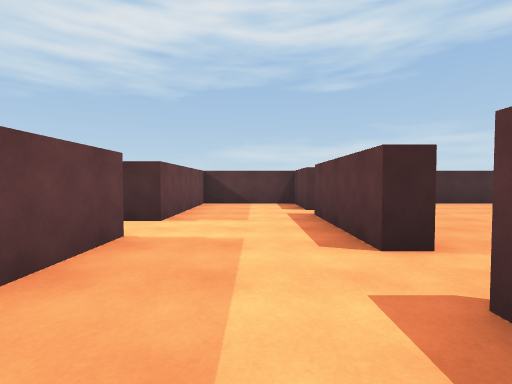
view 1 (above)

22 first-person views from a walk through a 3-D level made in the Unity game engine. The camera is 1.3 m above the floor, tilts 2° down and sees 85° across. The floor is counted in squares, 2 m on a side. Each view is taken from the middle of a square. On the plan, view 1 faces up. The plan holds only what a view shows up to about 9 squares ahead; the rest is blank. The place goes on beyond the plan. Some animated figures are left out.

view 2
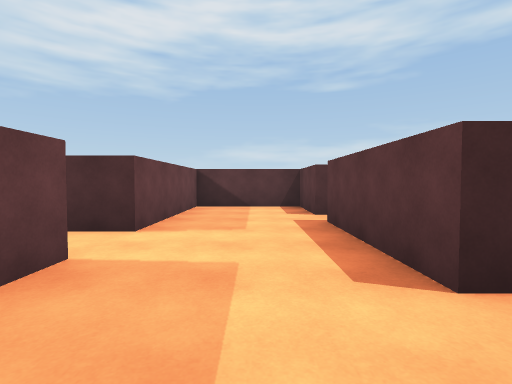

view 3
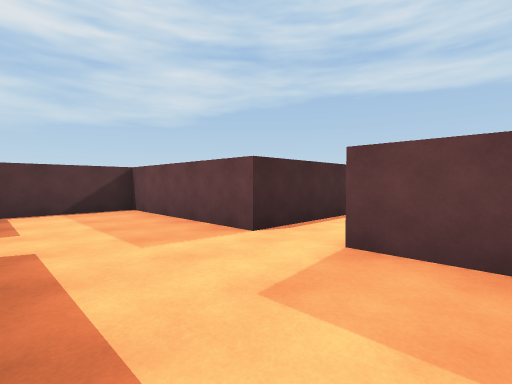

view 4
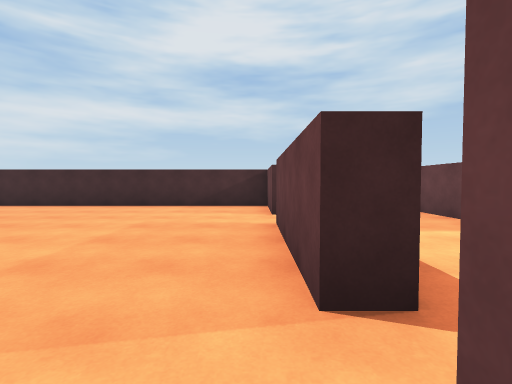

view 5
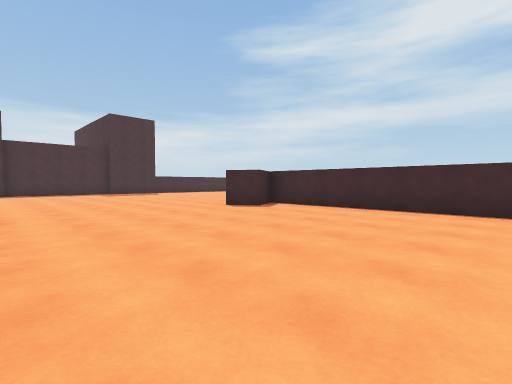

view 6
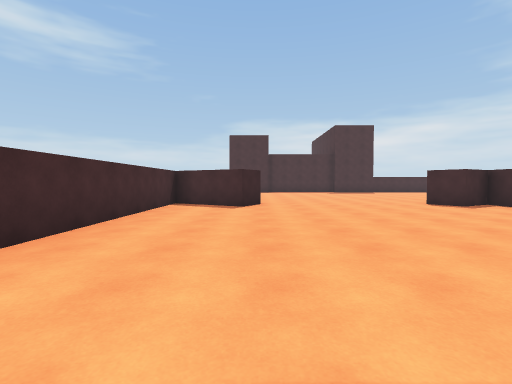

view 7
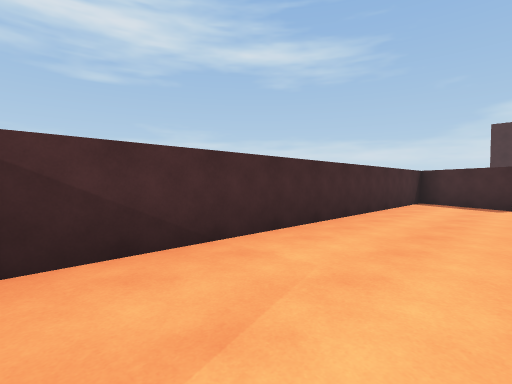

view 8
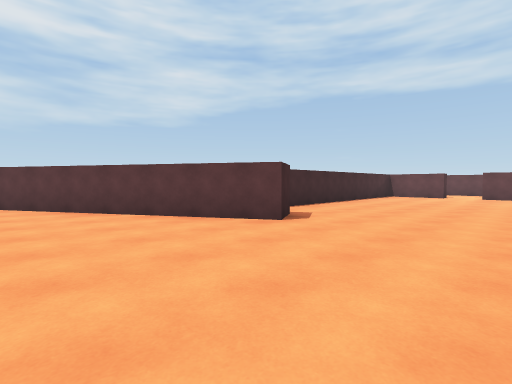

view 9
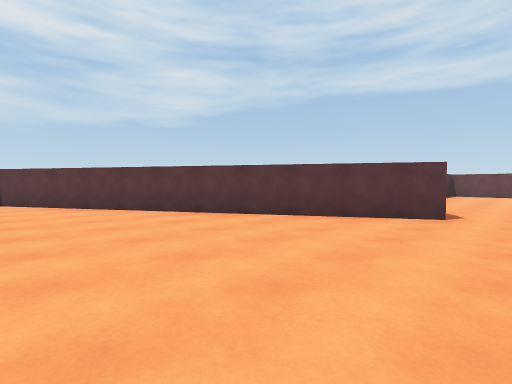

view 10
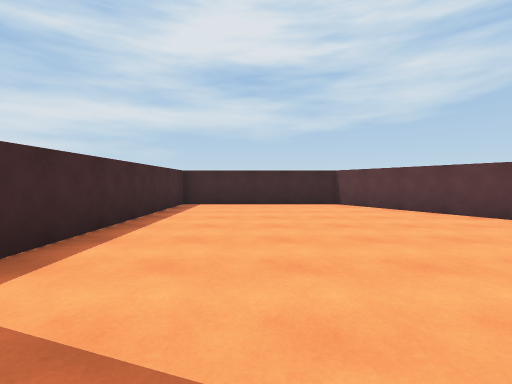

view 11
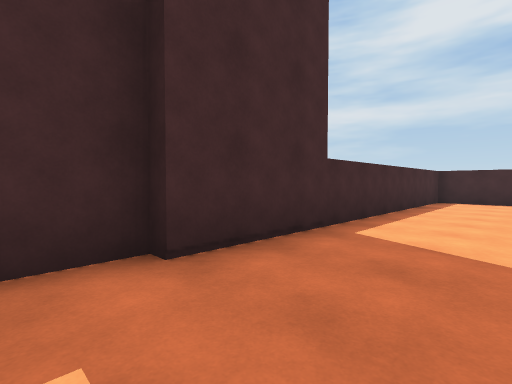

view 12
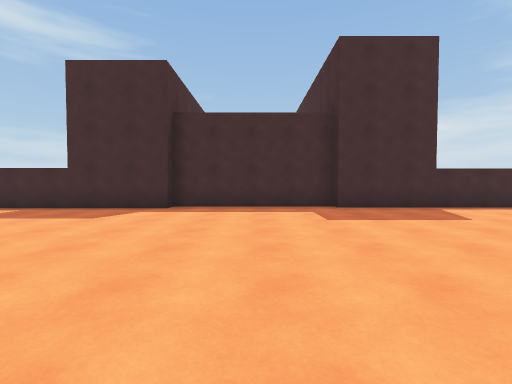

view 13
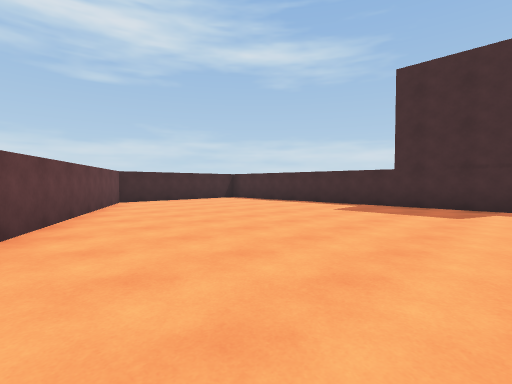

view 14
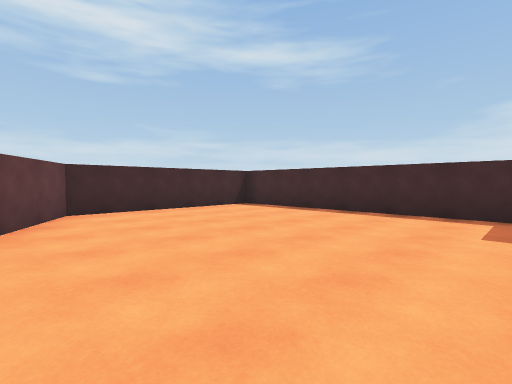

view 15
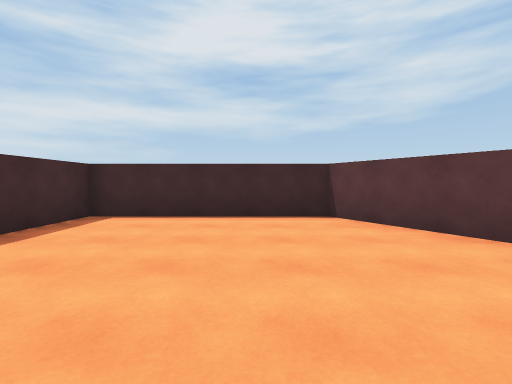

view 16
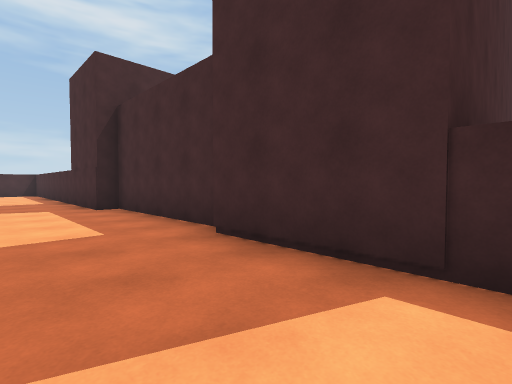

view 17
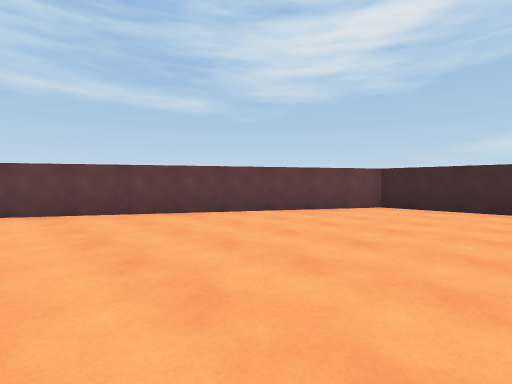

view 18
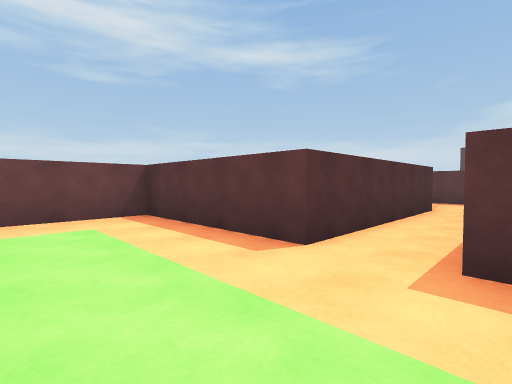

view 19
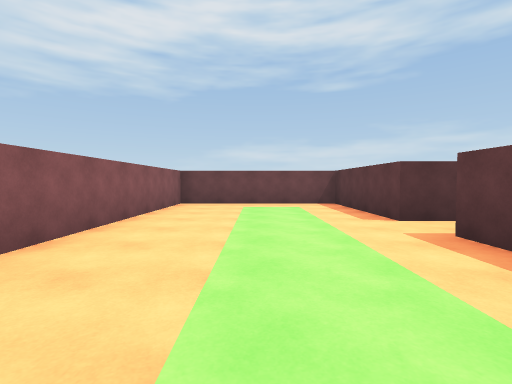

view 20
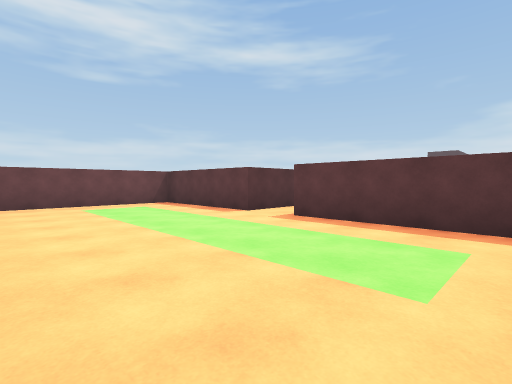

view 21
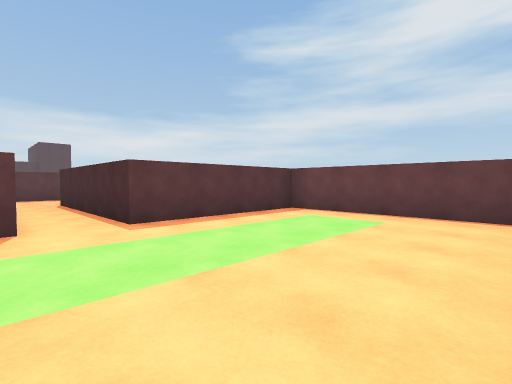

view 22
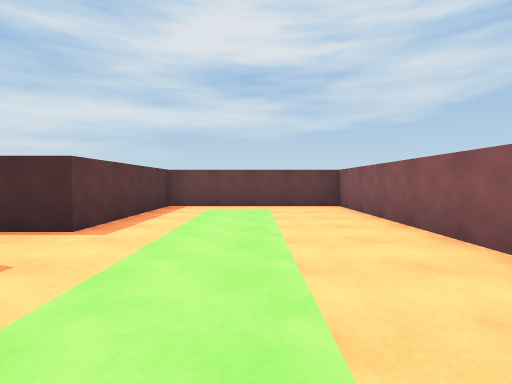

### Floor plan
Points are (right, up) in squares from view 1. A wall is a line through its corners. A room is listed if a view was taken in it or the views show most of it. See-through windows are left out.
Room 1 (views 1, 2)
walls: (-1.6, 2.4) (-1.6, -0.7) (0.8, -0.7); (1.7, 2.6) (1.2, 2.6)
ways out: opening at (1, 2) to room 3; opening at (-0.5, 3) to room 4
Room 2 (view 3)
walls: (1.2, 6.5) (1.2, 8.5) (-1.6, 8.5) (-1.6, 4.7)
ways out: opening at (1, 6) to room 3; opening at (-0.5, 5) to room 4
Room 3 (views 4, 5, 6, 7, 8, 9, 10, 11, 12, 13, 14, 15, 16, 17)
walls: (11.4, 5.8) (10.4, 6.4) (11.7, 8.5) (2, 8.5); (21.5, 0.9) (21.5, 5.2) (21, 5.2) (21, 14.3) (16.2, 14.3) (12.1, 7.2); (1.7, 1.1) (1.7, -0.4); (1.6, -0.7) (11.1, -0.7) (10.4, 0.4) (11.3, 0.9) (16.6, -8.3) (21.1, -8.3) (21.1, 1); (1.2, 5.6) (1.7, 5.6) (1.7, 2.6)
ways out: opening at (1, 2) to room 1; opening at (1, 6) to room 2
Room 4 (views 18, 19, 20, 21, 22)
walls: (-1.6, 4.7) (-6.6, 4.7) (-6.6, 8.5) (-11.3, 8.5) (-11.3, -0.7) (-6.6, -0.7) (-6.6, 3.4) (-1.6, 3.4) (-1.6, 2.4); (1.2, 2.6) (1.2, 5.6)
ways out: opening at (-0.5, 3) to room 1; opening at (-0.5, 5) to room 2

Where each view was taken, in squares from view 1:
view 1: 0 up, 0 right, facing up
view 2: 1 up, 0 right, facing up
view 3: 6 up, 1 right, facing down-left
view 4: 7 up, 2 right, facing down
view 5: 6 up, 5 right, facing down-right
view 6: 6 up, 3 right, facing right
view 7: 6 up, 2 right, facing up-right
view 8: 4 up, 15 right, facing down-left
view 9: 2 up, 17 right, facing down-left
view 10: 0 up, 19 right, facing down
view 11: 2 up, 19 right, facing down-right
view 12: 3 up, 14 right, facing right
view 13: 5 up, 13 right, facing up-right
view 14: 8 up, 15 right, facing up-right
view 15: 3 down, 18 right, facing down
view 16: 2 down, 19 right, facing up-right
view 17: 7 up, 19 right, facing up-left
view 18: 3 up, 9 left, facing up-right
view 19: 0 up, 9 left, facing up
view 20: 0 up, 11 left, facing up-right
view 21: 5 up, 11 left, facing down-right
view 22: 7 up, 9 left, facing down
